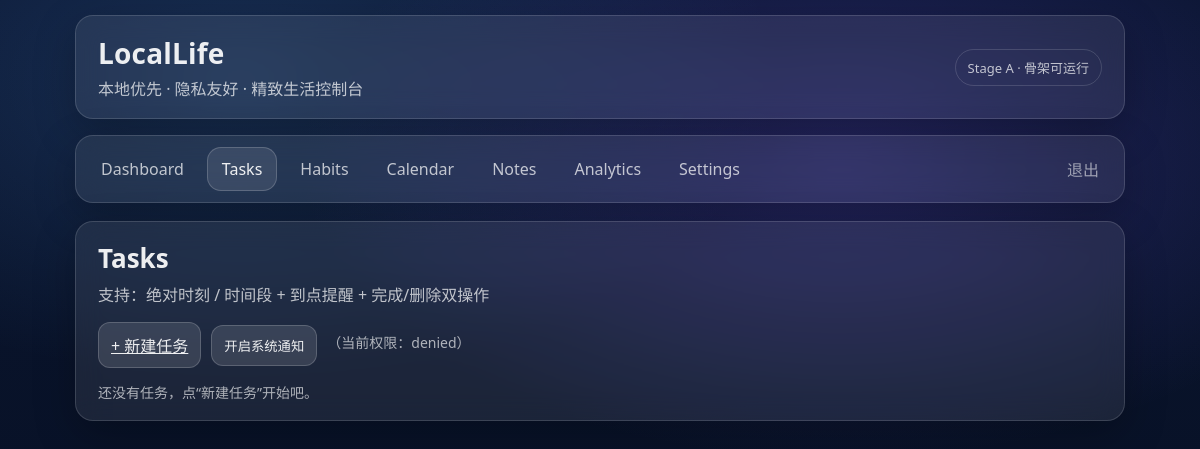
Page /tasks/ (signed in) on the earlier database version.
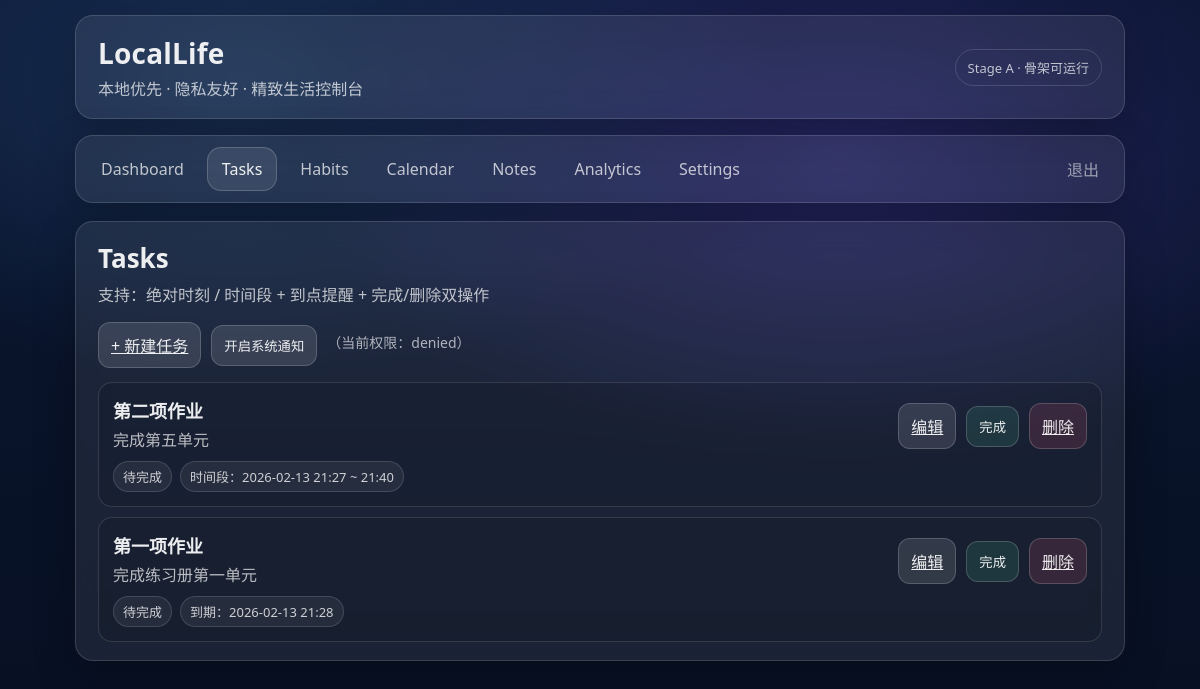
Same page on the later database version.
### tasks/models.py (models this page shows, shortened)
class Task(models.Model):
    class Status(models.TextChoices):
        TODO = "TODO", "待完成"
        DONE = "DONE", "已完成"
    class ScheduleKind(models.TextChoices):
        NONE = "NONE", "不设置时间"
        AT = "AT", "绝对时刻"
        WINDOW = "WINDOW", "时间段"
    user = models.ForeignKey(settings.AUTH_USER_MODEL, on_delete=models.CASCADE, related_name="tasks")
    title = models.CharField(max_length=120)
    description = models.TextField(blank=True, default="")
    status = models.CharField(max_length=8, choices=Status.choices, default=Status.TODO)
    schedule_kind = models.CharField(max_length=10, choices=ScheduleKind.choices, default=ScheduleKind.NONE)
    due_at = models.DateTimeField(null=True, blank=True)          # AT 用
    window_start = models.DateTimeField(null=True, blank=True)    # WINDOW 用
    window_end = models.DateTimeField(null=True, blank=True)      # WINDOW 用
    remind_enabled = models.BooleanField(default=False)
    remind_lead_minutes = models.PositiveIntegerField(default=0)  # 提前多少分钟提醒
    remind_at = models.DateTimeField(null=True, blank=True)
    reminded_at = models.DateTimeField(null=True, blank=True)     # 防止重复提醒
    completed_at = models.DateTimeField(null=True, blank=True)
    created_at = models.DateTimeField(auto_now_add=True)
    updated_at = models.DateTimeField(auto_now=True)

### tasks/views.py (the view)
# urls.py: path("", TaskListView.as_view(), name="index"),
class TaskListView(LoginRequiredMixin, ListView):
    model = Task
    template_name = "tasks/task_list.html"
    context_object_name = "tasks"
    def get_queryset(self):
        qs = Task.objects.filter(user=self.request.user)
        return qs.order_by("status", "remind_at", "due_at", "window_start", "-created_at")

### templates/tasks/task_list.html (shortened to what this page needs)
{% extends "base.html" %}
{% load static %}
{% block content %}
  <section class="glass card">
    <div class="card-title">Tasks</div>
    <div class="card-subtitle">支持：绝对时刻 / 时间段 + 到点提醒 + 完成/删除双操作</div>
    <div class="row">
      <a class="btn" href="{% url 'tasks:create' %}">+ 新建任务</a>
      <button class="btn subtle" id="btn-enable-notify" type="button">开启系统通知</button>
      <span class="muted" id="notify-hint"></span>
    </div>
    <div class="table">
      {% for t in tasks %}
        <div class="task-item {% if t.status == 'DONE' %}done{% endif %}">
          <div class="task-main">
            <div class="task-title">{{ t.title }}</div>
            {% if t.description %}
              <div class="task-desc">{{ t.description }}</div>
            {% endif %}
            <div class="task-meta">
              <span class="pill">{{ t.get_status_display }}</span>
              {% if t.schedule_kind == "AT" and t.due_at %}
                <span class="pill">到期：{{ t.due_at|date:"Y-m-d H:i" }}</span>
              {% elif t.schedule_kind == "WINDOW" and t.window_start and t.window_end %}
                <span class="pill">时间段：{{ t.window_start|date:"Y-m-d H:i" }} ~ {{ t.window_end|date:"H:i" }}</span>
              {% else %}
                <span class="pill">未设置时间</span>
              {% endif %}
            </div>
          </div>
          <div class="task-actions">
            <a class="btn subtle" href="{% url 'tasks:update' t.id %}">编辑</a>
            {% if t.status != "DONE" %}
              <form method="post" action="{% url 'tasks:complete' t.id %}">
                <button class="btn success" type="submit">完成</button>
              </form>
            {% endif %}
            <a class="btn danger" href="{% url 'tasks:delete' t.id %}">删除</a>
          </div>
        </div>
      {% empty %}
        <div class="muted">还没有任务，点“新建任务”开始吧。</div>
      {% endfor %}
    </div>
  </section>
{% endblock %}

### templates/base.html (shortened to what this page needs)
<!doctype html>
<html lang="zh">
<head>
  {%load static%}
  <link rel="stylesheet" href="{% static 'css/app.css' %}">
</head>
<body>
  <div class="wrap">
    <header class="glass header">
      <div>
        <div class="brand">LocalLife</div>
        <div class="slogan">本地优先 · 隐私友好 · 精致生活控制台</div>
      </div>
      <div class="badge">Stage A · 骨架可运行</div>
    </header>
    <nav class="glass tabs">
      {% url 'core:dashboard' as dash_url %}
      {% url 'tasks:index' as tasks_url %}
      {% url 'habits:index' as habits_url %}
      {% url 'planner:index' as cal_url %}
      {% url 'notes:index' as notes_url %}
      {% url 'analytics_app:index' as ana_url %}
      {% url 'profiles:settings' as set_url %}
      <a class="tab {% if request.path == dash_url %}active{% endif %}" href="{{ dash_url }}">Dashboard</a>
      <a class="tab {% if request.path|slice:":7" == "/tasks/" %}active{% endif %}" href="{{ tasks_url }}">Tasks</a>
      <a class="tab {% if request.path|slice:":8" == "/habits/" %}active{% endif %}" href="{{ habits_url }}">Habits</a>
      <a class="tab {% if request.path|slice:":10" == "/calendar/" %}active{% endif %}" href="{{ cal_url }}">Calendar</a>
      <a class="tab {% if request.path|slice:":7" == "/notes/" %}active{% endif %}" href="{{ notes_url }}">Notes</a>
      <a class="tab {% if request.path|slice:":11" == "/analytics/" %}active{% endif %}" href="{{ ana_url }}">Analytics</a>
      <a class="tab {% if request.path|slice:":10" == "/settings/" %}active{% endif %}" href="{{ set_url }}">Settings</a>
      {% if user.is_authenticated %}
        <a class="tab subtle" href="{% url 'login' %}">退出</a>
      {% else %}
        <a class="tab subtle" href="{% url 'login' %}">登录</a>
      {% endif %}
    </nav>
    <main>
      {% block content %}{% endblock %}
    </main>
  </div>
</body>
</html>

### static/css/app.css (style rules this page uses)
:root { --bg1:#071022; --bg2:#0a1530; --glass: rgba(255,255,255,.08); --stroke: rgba(255,255,255,.14); --text: rgba(255,255,255,.92); --muted: rgba(255,255,255,.72); --muter: rgba(255,255,255,.55); }
* { box-sizing:border-box; margin:0; padding:0; }
body { margin:0; font-family: system-ui, -apple-system, Segoe UI, Roboto, "PingFang SC", "Microsoft YaHei", sans-serif; color: var(--text); background: radial-gradient(900px 500px at 70% 20%, rgba(120,90,255,.25), transparent 60%), radial-gradient(900px 500px at 20% 10%, rgba(90,170,255,.18), transparent 60%), linear-gradient(180deg, var(--bg2), var(--bg1)); min-height: 100vh; }
.wrap { width: 90%; max-width: 1200px; min-width: 320px; margin: 0 auto; padding: 15px; }
.glass { background: var(--glass); border: 1px solid var(--stroke); border-radius: 18px; backdrop-filter: blur(14px); -webkit-backdrop-filter: blur(14px); box-shadow: 0 14px 40px rgba(0,0,0,.25); }
.header { padding: 18px 22px; display:flex; align-items:center; justify-content: space-between; margin-bottom: 16px; }
.brand { font-size: 28px; font-weight: 750; letter-spacing: .2px; }
.slogan { color: var(--muted); margin-top: 4px; }
.badge { padding: 8px 12px; border-radius: 999px; border: 1px solid var(--stroke); color: var(--muted); font-size: 13px; }
.tabs { padding: 10px; display:flex; gap: 8px; align-items:center; margin-bottom: 18px; }
.tab { padding: 10px 14px; border-radius: 14px; text-decoration:none; color: var(--muted); border: 1px solid transparent; }
.tab.active { color: var(--text); background: rgba(255,255,255,.10); border-color: rgba(255,255,255,.18); }
.tab.subtle { color: var(--muter); }
.card { padding: 18px 22px; margin-bottom: 14px; }
.card-title { font-size: 26px; font-weight: 760; margin-bottom: 6px; }
.card-subtitle { color: var(--muted); font-size: 16px; }
.btn { margin-top: 6px; padding: 10px 12px; border-radius: 12px; border: 1px solid rgba(255,255,255,.18); background: rgba(255,255,255,.12); color: var(--text); cursor: pointer; }
.row { display:flex; gap:10px; align-items:center; flex-wrap:wrap; margin-top:10px; }
.muted { color: rgba(255,255,255,.65); font-size: 14px; }
.btn.success { background: rgba(80,200,140,.14); }
.btn.danger { background: rgba(255,90,120,.14); }
.table { margin-top: 14px; display:flex; flex-direction:column; gap:10px; }
.task-item { display:flex; gap:12px; justify-content:space-between; align-items:flex-start; padding: 14px 14px; border: 1px solid rgba(255,255,255,.12); border-radius: 14px; background: rgba(0,0,0,.10); }
.task-title { font-weight: 750; font-size: 18px; }
.task-desc { color: rgba(255,255,255,.70); margin-top: 4px; white-space: pre-wrap; }
.task-meta { display:flex; gap:8px; flex-wrap:wrap; margin-top: 10px; }
.pill { padding: 5px 9px; border: 1px solid rgba(255,255,255,.14); border-radius: 999px; color: rgba(255,255,255,.78); font-size: 13px; background: rgba(255,255,255,.06); }
.task-actions { display:flex; gap:10px; align-items:center; }

Differences in the rows shown:
added Task: title "第二项作业", description "完成第五单元", status "待完成", window_start "2026-02-13 21:27", window_end "21:40"
added Task: title "第一项作业", description "完成练习册第一单元", status "待完成", due_at "2026-02-13 21:28"
Other differences:
text no longer shown: "还没有任务，点“新建任务”开始吧。"
